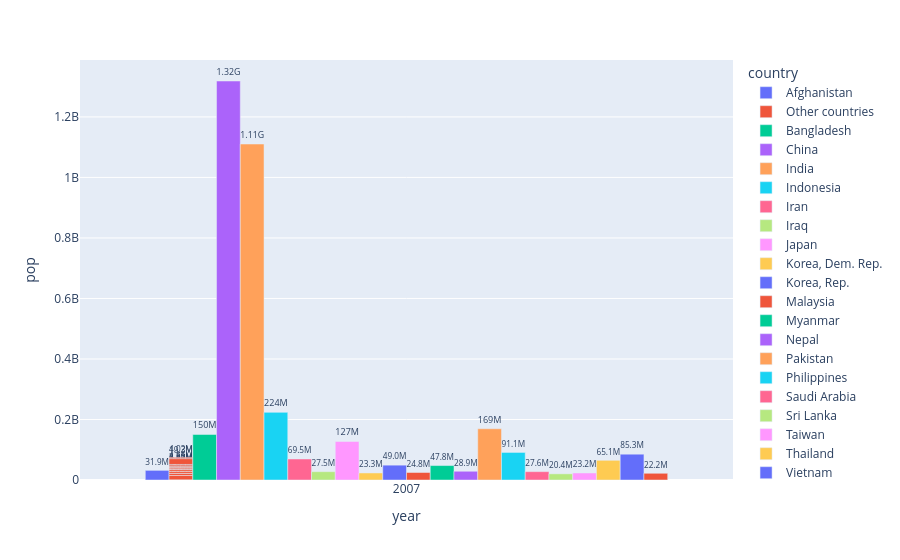

Source (notebook cell):
### Code cell
fig = px.bar(data_asia, x="year", y="pop", color="country", barmode="group", text="gdpPercap", text_auto=".3s")
fig.update_traces(textfont_size=12, textangle=0, textposition="outside")
fig.show()

### Figure 1 — Plotly figure (JSON) as saved in the notebook; plotly's stock layout.template omitted (floating-point values rounded to 4 significant figures)
{"data": [{"alignmentgroup": "True", "hovertemplate": "country=Afghanistan<br>year=%{x}<br>pop=%{y}<br>gdpPercap=%{text}<extra></extra>", "legendgroup": "Afghanistan", "marker": {"color": "#636efa", "pattern": {"shape": ""}}, "name": "Afghanistan", "offsetgroup": "Afghanistan", "orientation": "v", "showlegend": true, "text": [974.6], "textangle": 0, "textfont": {"size": 12}, "textposition": "outside", "texttemplate": "%{y:.3s}", "type": "bar", "x": [2007], "xaxis": "x", "y": [31889923], "yaxis": "y"}, {"alignmentgroup": "True", "hovertemplate": "country=Other countries<br>year=%{x}<br>pop=%{y}<br>gdpPercap=%{text}<extra></extra>", "legendgroup": "Other countries", "marker": {"color": "#EF553B", "pattern": {"shape": ""}}, "name": "Other countries", "offsetgroup": "Other countries", "orientation": "v", "showlegend": true, "text": [29800.0, 1714.0, 39720.0, 25520.0, 4519.0, 47310.0, 10460.0, 3096.0, 22320.0, 47140.0, 4185.0, 3025.0], "textangle": 0, "textfont": {"size": 12}, "textposition": "outside", "texttemplate": "%{y:.3s}", "type": "bar", "x": [2007, 2007, 2007, 2007, 2007, 2007, 2007, 2007, 2007, 2007, 2007, 2007], "xaxis": "x", "y": [708573, 14131858, 6980412, 6426679, 6053193, 2505559, 3921278, 2874127, 3204897, 4553009, 19314747, 4018332], "yaxis": "y"}, {"alignmentgroup": "True", "hovertemplate": "country=Bangladesh<br>year=%{x}<br>pop=%{y}<br>gdpPercap=%{text}<extra></extra>", "legendgroup": "Bangladesh", "marker": {"color": "#00cc96", "pattern": {"shape": ""}}, "name": "Bangladesh", "offsetgroup": "Bangladesh", "orientation": "v", "showlegend": true, "text": [1391.0], "textangle": 0, "textfont": {"size": 12}, "textposition": "outside", "texttemplate": "%{y:.3s}", "type": "bar", "x": [2007], "xaxis": "x", "y": [150448339], "yaxis": "y"}, {"alignmentgroup": "True", "hovertemplate": "country=China<br>year=%{x}<br>pop=%{y}<br>gdpPercap=%{text}<extra></extra>", "legendgroup": "China", "marker": {"color": "#ab63fa", "pattern": {"shape": ""}}, "name": "China", "offsetgroup": "China", "orientation": "v", "showlegend": true, "text": [4959.0], "textangle": 0, "textfont": {"size": 12}, "textposition": "outside", "texttemplate": "%{y:.3s}", "type": "bar", "x": [2007], "xaxis": "x", "y": [1318683096], "yaxis": "y"}, {"alignmentgroup": "True", "hovertemplate": "country=India<br>year=%{x}<br>pop=%{y}<br>gdpPercap=%{text}<extra></extra>", "legendgroup": "India", "marker": {"color": "#FFA15A", "pattern": {"shape": ""}}, "name": "India", "offsetgroup": "India", "orientation": "v", "showlegend": true, "text": [2452.0], "textangle": 0, "textfont": {"size": 12}, "textposition": "outside", "texttemplate": "%{y:.3s}", "type": "bar", "x": [2007], "xaxis": "x", "y": [1110396331], "yaxis": "y"}, {"alignmentgroup": "True", "hovertemplate": "country=Indonesia<br>year=%{x}<br>pop=%{y}<br>gdpPercap=%{text}<extra></extra>", "legendgroup": "Indonesia", "marker": {"color": "#19d3f3", "pattern": {"shape": ""}}, "name": "Indonesia", "offsetgroup": "Indonesia", "orientation": "v", "showlegend": true, "text": [3541.0], "textangle": 0, "textfont": {"size": 12}, "textposition": "outside", "texttemplate": "%{y:.3s}", "type": "bar", "x": [2007], "xaxis": "x", "y": [223547000], "yaxis": "y"}, {"alignmentgroup": "True", "hovertemplate": "country=Iran<br>year=%{x}<br>pop=%{y}<br>gdpPercap=%{text}<extra></extra>", "legendgroup": "Iran", "marker": {"color": "#FF6692", "pattern": {"shape": ""}}, "name": "Iran", "offsetgroup": "Iran", "orientation": "v", "showlegend": true, "text": [11610.0], "textangle": 0, "textfont": {"size": 12}, "textposition": "outside", "texttemplate": "%{y:.3s}", "type": "bar", "x": [2007], "xaxis": "x", "y": [69453570], "yaxis": "y"}, {"alignmentgroup": "True", "hovertemplate": "country=Iraq<br>year=%{x}<br>pop=%{y}<br>gdpPercap=%{text}<extra></extra>", "legendgroup": "Iraq", "marker": {"color": "#B6E880", "pattern": {"shape": ""}}, "name": "Iraq", "offsetgroup": "Iraq", "orientation": "v", "showlegend": true, "text": [4471.0], "textangle": 0, "textfont": {"size": 12}, "textposition": "outside", "texttemplate": "%{y:.3s}", "type": "bar", "x": [2007], "xaxis": "x", "y": [27499638], "yaxis": "y"}, {"alignmentgroup": "True", "hovertemplate": "country=Japan<br>year=%{x}<br>pop=%{y}<br>gdpPercap=%{text}<extra></extra>", "legendgroup": "Japan", "marker": {"color": "#FF97FF", "pattern": {"shape": ""}}, "name": "Japan", "offsetgroup": "Japan", "orientation": "v", "showlegend": true, "text": [31660.0], "textangle": 0, "textfont": {"size": 12}, "textposition": "outside", "texttemplate": "%{y:.3s}", "type": "bar", "x": [2007], "xaxis": "x", "y": [127467972], "yaxis": "y"}, {"alignmentgroup": "True", "hovertemplate": "country=Korea, Dem. Rep.<br>year=%{x}<br>pop=%{y}<br>gdpPercap=%{text}<extra></extra>", "legendgroup": "Korea, Dem. Rep.", "marker": {"color": "#FECB52", "pattern": {"shape": ""}}, "name": "Korea, Dem. Rep.", "offsetgroup": "Korea, Dem. Rep.", "orientation": "v", "showlegend": true, "text": [1593.0], "textangle": 0, "textfont": {"size": 12}, "textposition": "outside", "texttemplate": "%{y:.3s}", "type": "bar", "x": [2007], "xaxis": "x", "y": [23301725], "yaxis": "y"}, {"alignmentgroup": "True", "hovertemplate": "country=Korea, Rep.<br>year=%{x}<br>pop=%{y}<br>gdpPercap=%{text}<extra></extra>", "legendgroup": "Korea, Rep.", "marker": {"color": "#636efa", "pattern": {"shape": ""}}, "name": "Korea, Rep.", "offsetgroup": "Korea, Rep.", "orientation": "v", "showlegend": true, "text": [23350.0], "textangle": 0, "textfont": {"size": 12}, "textposition": "outside", "texttemplate": "%{y:.3s}", "type": "bar", "x": [2007], "xaxis": "x", "y": [49044790], "yaxis": "y"}, {"alignmentgroup": "True", "hovertemplate": "country=Malaysia<br>year=%{x}<br>pop=%{y}<br>gdpPercap=%{text}<extra></extra>", "legendgroup": "Malaysia", "marker": {"color": "#EF553B", "pattern": {"shape": ""}}, "name": "Malaysia", "offsetgroup": "Malaysia", "orientation": "v", "showlegend": true, "text": [12450.0], "textangle": 0, "textfont": {"size": 12}, "textposition": "outside", "texttemplate": "%{y:.3s}", "type": "bar", "x": [2007], "xaxis": "x", "y": [24821286], "yaxis": "y"}, {"alignmentgroup": "True", "hovertemplate": "country=Myanmar<br>year=%{x}<br>pop=%{y}<br>gdpPercap=%{text}<extra></extra>", "legendgroup": "Myanmar", "marker": {"color": "#00cc96", "pattern": {"shape": ""}}, "name": "Myanmar", "offsetgroup": "Myanmar", "orientation": "v", "showlegend": true, "text": [944], "textangle": 0, "textfont": {"size": 12}, "textposition": "outside", "texttemplate": "%{y:.3s}", "type": "bar", "x": [2007], "xaxis": "x", "y": [47761980], "yaxis": "y"}, {"alignmentgroup": "True", "hovertemplate": "country=Nepal<br>year=%{x}<br>pop=%{y}<br>gdpPercap=%{text}<extra></extra>", "legendgroup": "Nepal", "marker": {"color": "#ab63fa", "pattern": {"shape": ""}}, "name": "Nepal", "offsetgroup": "Nepal", "orientation": "v", "showlegend": true, "text": [1091.0], "textangle": 0, "textfont": {"size": 12}, "textposition": "outside", "texttemplate": "%{y:.3s}", "type": "bar", "x": [2007], "xaxis": "x", "y": [28901790], "yaxis": "y"}, {"alignmentgroup": "True", "hovertemplate": "country=Pakistan<br>year=%{x}<br>pop=%{y}<br>gdpPercap=%{text}<extra></extra>", "legendgroup": "Pakistan", "marker": {"color": "#FFA15A", "pattern": {"shape": ""}}, "name": "Pakistan", "offsetgroup": "Pakistan", "orientation": "v", "showlegend": true, "text": [2606.0], "textangle": 0, "textfont": {"size": 12}, "textposition": "outside", "texttemplate": "%{y:.3s}", "type": "bar", "x": [2007], "xaxis": "x", "y": [169270617], "yaxis": "y"}, {"alignmentgroup": "True", "hovertemplate": "country=Philippines<br>year=%{x}<br>pop=%{y}<br>gdpPercap=%{text}<extra></extra>", "legendgroup": "Philippines", "marker": {"color": "#19d3f3", "pattern": {"shape": ""}}, "name": "Philippines", "offsetgroup": "Philippines", "orientation": "v", "showlegend": true, "text": [3190.0], "textangle": 0, "textfont": {"size": 12}, "textposition": "outside", "texttemplate": "%{y:.3s}", "type": "bar", "x": [2007], "xaxis": "x", "y": [91077287], "yaxis": "y"}, {"alignmentgroup": "True", "hovertemplate": "country=Saudi Arabia<br>year=%{x}<br>pop=%{y}<br>gdpPercap=%{text}<extra></extra>", "legendgroup": "Saudi Arabia", "marker": {"color": "#FF6692", "pattern": {"shape": ""}}, "name": "Saudi Arabia", "offsetgroup": "Saudi Arabia", "orientation": "v", "showlegend": true, "text": [21650.0], "textangle": 0, "textfont": {"size": 12}, "textposition": "outside", "texttemplate": "%{y:.3s}", "type": "bar", "x": [2007], "xaxis": "x", "y": [27601038], "yaxis": "y"}, {"alignmentgroup": "True", "hovertemplate": "country=Sri Lanka<br>year=%{x}<br>pop=%{y}<br>gdpPercap=%{text}<extra></extra>", "legendgroup": "Sri Lanka", "marker": {"color": "#B6E880", "pattern": {"shape": ""}}, "name": "Sri Lanka", "offsetgroup": "Sri Lanka", "orientation": "v", "showlegend": true, "text": [3970.0], "textangle": 0, "textfont": {"size": 12}, "textposition": "outside", "texttemplate": "%{y:.3s}", "type": "bar", "x": [2007], "xaxis": "x", "y": [20378239], "yaxis": "y"}, {"alignmentgroup": "True", "hovertemplate": "country=Taiwan<br>year=%{x}<br>pop=%{y}<br>gdpPercap=%{text}<extra></extra>", "legendgroup": "Taiwan", "marker": {"color": "#FF97FF", "pattern": {"shape": ""}}, "name": "Taiwan", "offsetgroup": "Taiwan", "orientation": "v", "showlegend": true, "text": [28720.0], "textangle": 0, "textfont": {"size": 12}, "textposition": "outside", "texttemplate": "%{y:.3s}", "type": "bar", "x": [2007], "xaxis": "x", "y": [23174294], "yaxis": "y"}, {"alignmentgroup": "True", "hovertemplate": "country=Thailand<br>year=%{x}<br>pop=%{y}<br>gdpPercap=%{text}<extra></extra>", "legendgroup": "Thailand", "marker": {"color": "#FECB52", "pattern": {"shape": ""}}, "name": "Thailand", "offsetgroup": "Thailand", "orientation": "v", "showlegend": true, "text": [7458.0], "textangle": 0, "textfont": {"size": 12}, "textposition": "outside", "texttemplate": "%{y:.3s}", "type": "bar", "x": [2007], "xaxis": "x", "y": [65068149], "yaxis": "y"}, {"alignmentgroup": "True", "hovertemplate": "country=Vietnam<br>year=%{x}<br>pop=%{y}<br>gdpPercap=%{text}<extra></extra>", "legendgroup": "Vietnam", "marker": {"color": "#636efa", "pattern": {"shape": ""}}, "name": "Vietnam", "offsetgroup": "Vietnam", "orientation": "v", "showlegend": true, "text": [2442.0], "textangle": 0, "textfont": {"size": 12}, "textposition": "outside", "texttemplate": "%{y:.3s}", "type": "bar", "x": [2007], "xaxis": "x", "y": [85262356], "yaxis": "y"}, {"alignmentgroup": "True", "hovertemplate": "country=Yemen, Rep.<br>year=%{x}<br>pop=%{y}<br>gdpPercap=%{text}<extra></extra>", "legendgroup": "Yemen, Rep.", "marker": {"color": "#EF553B", "pattern": {"shape": ""}}, "name": "Yemen, Rep.", "offsetgroup": "Yemen, Rep.", "orientation": "v", "showlegend": true, "text": [2281.0], "textangle": 0, "textfont": {"size": 12}, "textposition": "outside", "texttemplate": "%{y:.3s}", "type": "bar", "x": [2007], "xaxis": "x", "y": [22211743], "yaxis": "y"}], "layout": {"barmode": "group", "legend": {"title": {"text": "country"}, "tracegroupgap": 0}, "margin": {"t": 60}, "xaxis": {"anchor": "y", "domain": [0, 1], "title": {"text": "year"}}, "yaxis": {"anchor": "x", "domain": [0, 1], "title": {"text": "pop"}}}}
